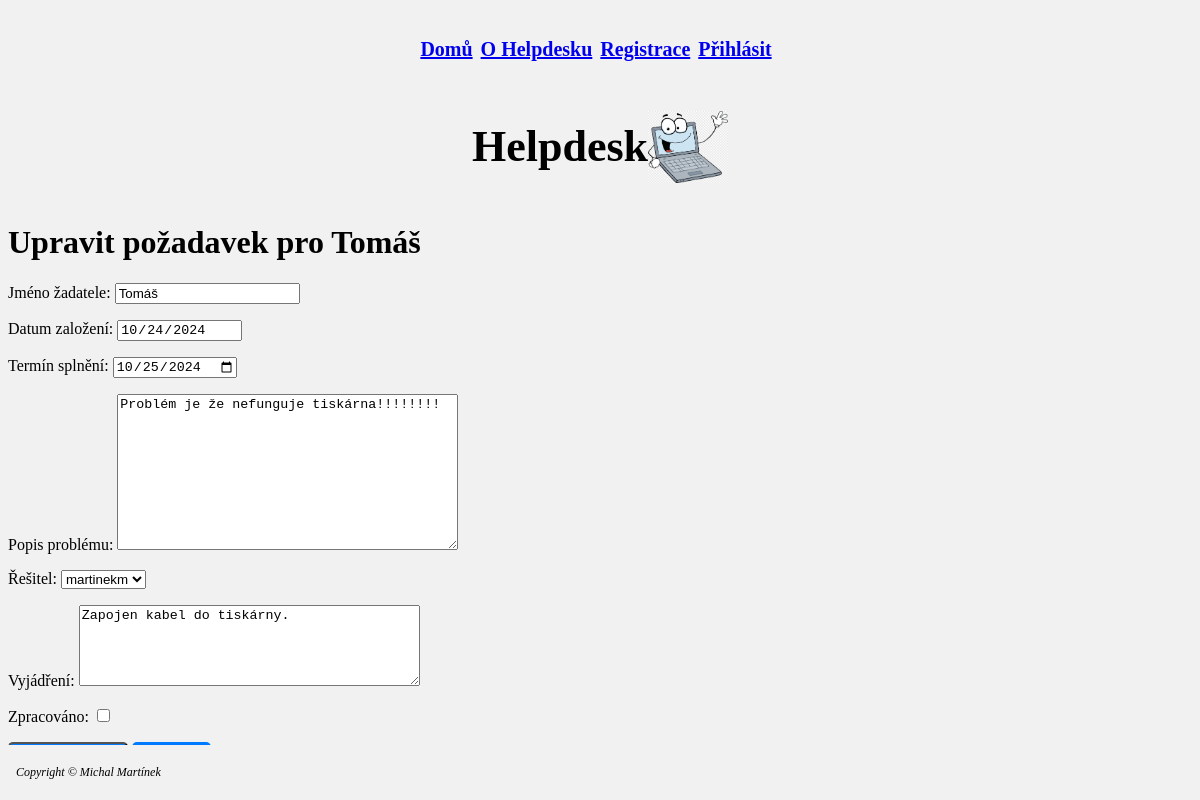
Screenshot of /add_hd/HD_edit/1/ with the database file from the repository.
### add_hd/models.py (models this page shows, shortened)
class Helpdesk(models.Model):
    datum_zalozeni = models.DateField(default=timezone.now())
    termin_splneni = models.DateField(default=get_default_termin_splneni)
    jmeno_zadatele = models.CharField(max_length=100)
    popis_problemu = models.TextField(default='Dobrý den, potřebuji pomoci s:')
    resitel = models.ForeignKey(User, on_delete=models.SET_NULL, null=True, blank=True)
    vyjadreni = models.TextField(blank=True, null=True, default='Probloblém byl: ')
    zpracovano = models.BooleanField(default=False)

### add_hd/views.py (the view)
# urls.py: path('HD_edit/<int:pk>/', HelpdeskUpdateView.as_view(), name='HD_edit'),
class HelpdeskUpdateView(UpdateView):
    model = Helpdesk
    form_class = HelpdeskForm
    template_name = 'HD_edit.html'
    success_url = reverse_lazy('HDD_list')
    def get_context_data(self, **kwargs):
        context = super().get_context_data(**kwargs)
        context['title'] = 'Upravit požadavek'
        return context

### add_hd/forms.py
class HelpdeskForm(forms.ModelForm):
    class Meta:
        model = Helpdesk
        fields = [ 'jmeno_zadatele', 'datum_zalozeni', 'termin_splneni', 'popis_problemu', 'resitel', 'vyjadreni', 'zpracovano']
        widgets = {
            'jmeno_zadatele': forms.TextInput(attrs={'class': 'form-control'}),
            'termin_splneni': forms.DateInput(attrs={'class': 'form-control', 'type': 'date'}),
            'datum_zalozeni': forms.DateInput(attrs={'class': 'form-control', 'type': 'date','readonly': 'readonly'}),
            'popis_problemu': forms.Textarea(attrs={'class': 'form-control', 'rows':10}),
            'resitel': forms.Select(attrs={'class': 'form-control'}),
            'vyjadreni': forms.Textarea(attrs={'class': 'form-control', 'rows': 5}),
            'zpracovano': forms.CheckboxInput(attrs={'class': 'form-check-input'}),
        }
        labels = {
            'jmeno_zadatele': 'Jméno žadatele:',
            'datum_zalozeni': 'Datum založení:',
            'termin_splneni': 'Termín splnění:',
            'popis_problemu': 'Popis problému:',
            'resitel': 'Řešitel:',
            'vyjadreni': 'Vyjádření:',
            'zpracovano': 'Zpracováno:',
        }

### add_hd/templates/HD_edit.html (shortened to what this page needs)
{% extends "master.html" %}
{% block content %}
<h1>Upravit požadavek pro {{ form.instance.jmeno_zadatele }}</h1>
<form method="post">
    {{ form.as_p }}
<button type="submit" class="btn_hdcreate">Uložit změny</button>
<a href="{% url 'HDD_list' %}" class="btn_hdcreate">Zrušit</a>
</form>
{% endblock %}

### static/css/styles.css (style rules this page uses)
.body { background-color: #f1f1f1; }
.btn_hdcreate { display: inline-block; padding: 10px 20px; background-color: #007bff; color: white; text-decoration: none; border-radius: 5px; transition: background-color 0.3s; }

### rows the page displays
Helpdesk: instance.jmeno_zadatele "Tomáš", jmeno_zadatele "Tomáš", datum_zalozeni "10/24/2024", termin_splneni "10/25/2024", popis_problemu "Problém je že nefunguje tiskárna!!!!!!!!", resitel "martinekm", vyjadreni "Zapojen kabel do tiskárny."
